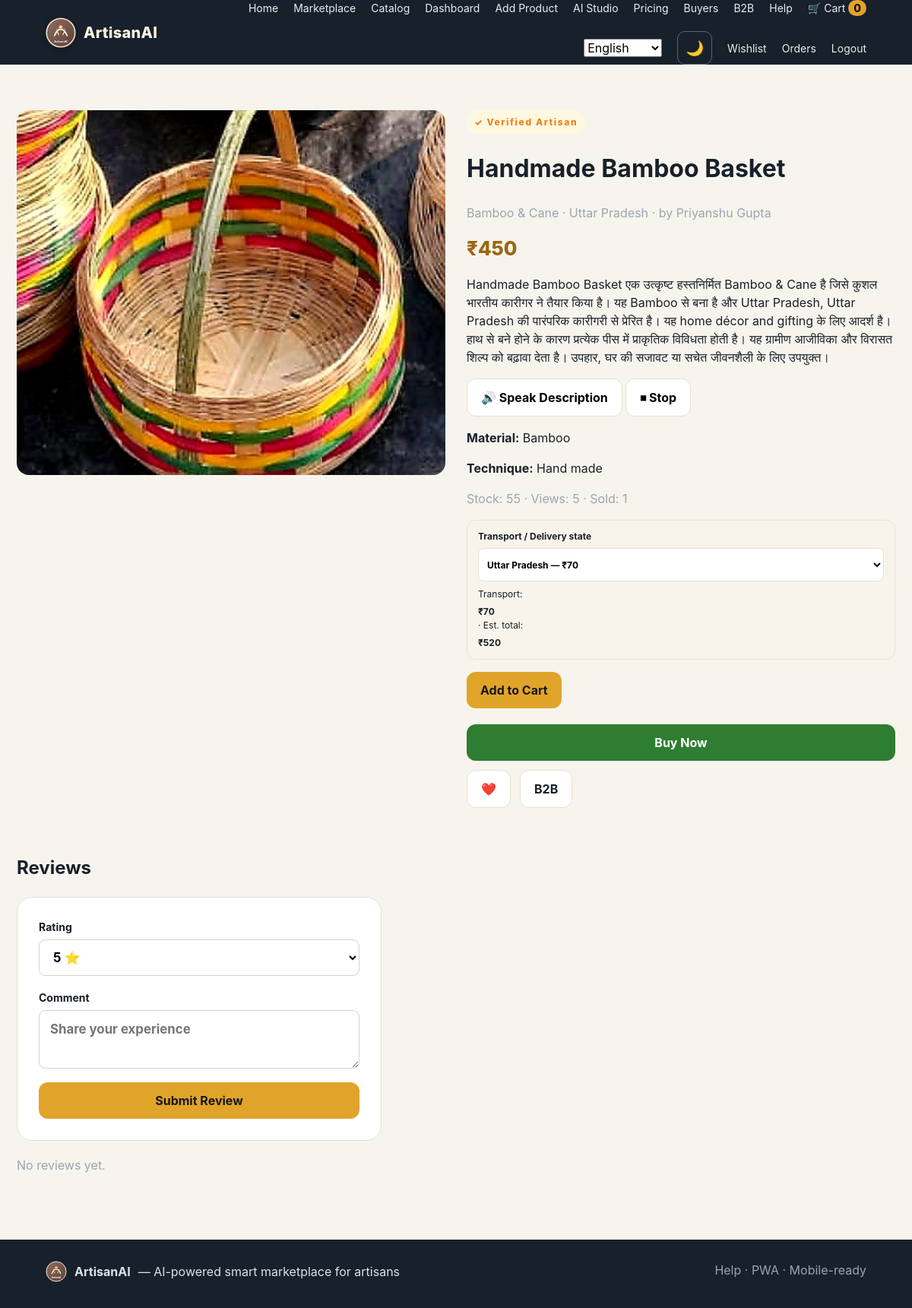
The page /product/1 (signed in) on the database its author committed.
### tables this page shows
CREATE TABLE products (
      id INTEGER PRIMARY KEY AUTOINCREMENT, name TEXT NOT NULL, category TEXT NOT NULL,
      price REAL NOT NULL, description TEXT DEFAULT '', artisan TEXT NOT NULL, state TEXT NOT NULL,
      image TEXT DEFAULT '', material TEXT DEFAULT '', best_use TEXT DEFAULT '', craft_story TEXT DEFAULT '',
      technique TEXT DEFAULT '', origin TEXT DEFAULT '', gi_status TEXT DEFAULT '', odop_status TEXT DEFAULT '',
      verified_artisan INTEGER DEFAULT 0, tags TEXT DEFAULT '', stock INTEGER DEFAULT 1,
      views INTEGER DEFAULT 0, sold INTEGER DEFAULT 0, user_id INTEGER,
      created_at TIMESTAMP DEFAULT CURRENT_TIMESTAMP, FOREIGN KEY(user_id) REFERENCES users(id)
    );

### app.py (the view)
@app.route('/product/<int:pid>')
def product(pid):
    conn = get_db()
    try:
        p = conn.execute('SELECT * FROM products WHERE id=?', (pid,)).fetchone()
        if not p:
            conn.close()
            abort(404)
        try:
            conn.execute('UPDATE products SET views = COALESCE(views,0) + 1 WHERE id=?', (pid,))
            conn.commit()
        except Exception:
            pass
        reviews = []
        try:
            reviews = conn.execute(
                'SELECT r.*, u.name as user_name FROM reviews r LEFT JOIN users u ON r.user_id=u.id WHERE r.product_id=? ORDER BY r.id DESC',
                (pid,)).fetchall()
        except Exception:
            try:
                reviews = conn.execute('SELECT * FROM reviews WHERE product_id=? ORDER BY id DESC', (pid,)).fetchall()
            except Exception:
                reviews = []
        related = []
        try:
            related = conn.execute(
                'SELECT * FROM products WHERE category=? AND id!=? ORDER BY id DESC LIMIT 4',
                (p['category'], pid)).fetchall()
        except Exception:
            related = []
        conn.close()
        try:
            avg, cnt = avg_rating(pid)
        except Exception:
            avg, cnt = 0, 0
        return render_template('product.html', product=p, reviews=reviews, related=related,
                               avg_rating=avg or 0, review_count=cnt or 0)
    except Exception as e:
        try:
            conn.close()
        except Exception:
            pass
        flash('Could not open product: ' + str(e), 'error')
        return redirect(url_for('marketplace'))

### app.py (called while the page is built)
def get_db():
    UPLOAD_DIR.mkdir(parents=True, exist_ok=True)
    DB_PATH.parent.mkdir(parents=True, exist_ok=True)
    conn = sqlite3.connect(DB_PATH)
    conn.row_factory = sqlite3.Row
    conn.execute('PRAGMA foreign_keys = ON')
    return conn

def current_user():
    uid = session.get('user_id')
    if not uid:
        return None
    conn = get_db()
    user = conn.execute('SELECT * FROM users WHERE id=?', (uid,)).fetchone()
    conn.close()
    return user

def cart_count():
    return sum(int(v) for v in session.get('cart', {}).values())

def wishlist_ids():
    user = current_user()
    if not user:
        return set()
    conn = get_db()
    rows = conn.execute('SELECT product_id FROM wishlist WHERE user_id=?', (user['id'],)).fetchall()
    conn.close()
    return {r['product_id'] for r in rows}

def lang_code():
    return session.get('language') or (current_user()['language'] if current_user() else 'en')

def ui(key):
    code = lang_code()
    return UI.get(code, UI['en']).get(key) or UI['en'].get(key) or key

def avg_rating(product_id):
    conn = get_db()
    row = conn.execute('SELECT AVG(rating) as avg, COUNT(*) as cnt FROM reviews WHERE product_id=?', (product_id,)).fetchone()
    conn.close()
    return (round(row['avg'] or 0, 1), row['cnt'] or 0)

@app.context_processor
def globals_for_templates():
    return {
        'user': current_user(), 'cart_count': cart_count(), 'states': INDIAN_STATES,
        'transport_rates': STATE_TRANSPORT, 'languages': LANGUAGES, 'ui': ui,
        'categories': CATEGORIES, 'debug_mode': app.config['DEBUG'],
        'wishlist_ids': wishlist_ids(), 'now': datetime.now()
    }

### templates/product.html (shortened to what this page needs)
{% extends 'base.html' %}
{% block content %}
<div class="product-detail" style="display:grid;grid-template-columns:1fr 1fr;gap:28px;align-items:start">
  <div>
    {% if product.image %}
      <img src="{{ url_for('uploaded_file', filename=product.image) }}" alt="{{ product.name }}" style="width:100%;border-radius:16px;max-height:480px;object-fit:cover">
    {% else %}
      <div class="no-img" style="height:320px;border-radius:16px;background:#f0ebe3;display:flex;align-items:center;justify-content:center;font-size:64px">🎨</div>
    {% endif %}
  </div>
  <div>
    <div class="card-badges" style="margin-bottom:8px">
      {% if product.verified_artisan %}<span class="badge verified">✓ Verified Artisan</span>{% endif %}
    </div>
    <h1>{{ product.name }}</h1>
    <p class="muted">{{ product.category }} · {{ product.origin or product.state }} · by {{ product.artisan }}</p>
    <p class="price" style="font-size:1.6rem">₹{{ '%.0f'|format(product.price or 0) }}</p>
    <p id="productDesc">{{ product.description or '' }}</p>
    {% if product.description %}
    <div style="margin:8px 0">
      <button type="button" class="btn secondary" onclick="speakText(document.getElementById('productDesc').innerText)">🔊 Speak Description</button>
      <button type="button" class="btn secondary" onclick="stopSpeaking()">⏹ Stop</button>
    </div>
    {% endif %}
    {% if product.material %}<p><strong>Material:</strong> {{ product.material }}</p>{% endif %}
    {% if product.technique %}<p><strong>Technique:</strong> {{ product.technique }}</p>{% endif %}
    <p class="muted">Stock: {{ product.stock or 0 }} · Views: {{ product.views or 0 }} · Sold: {{ product.sold or 0 }}</p>
    <div class="transport-box" style="margin:14px 0;padding:12px 14px;background:#f8f4eb;border-radius:12px;border:1px solid #e7e1d5">
      <label style="font-weight:700">{{ ui('transport') }} / Delivery state
        <select id="productStateTransport" style="display:block;width:100%;margin-top:6px;min-height:44px">
          {% for s in states %}
            <option value="{{ s }}" {% if s == product.state %}selected{% endif %}>{{ s }} — ₹{{ transport_rates.get(s, 100) }}</option>
          {% endfor %}
        </select>
      </label>
      <p style="margin:8px 0 0">
        {{ ui('transport') }}: <b id="productTransport">₹{{ transport_rates.get(product.state, 100) }}</b>
        · Est. total: <b id="productEstTotal">₹{{ '%.0f'|format((product.price or 0) + transport_rates.get(product.state, 100)) }}</b>
      </p>
    </div>
    <div class="hero-actions" style="margin-top:16px">
      <a class="btn primary" href="{{ url_for('cart_add', pid=product.id) }}">Add to Cart</a>
      <a class="btn buy-now" href="{{ url_for('buy_now', pid=product.id) }}">{{ ui('buy_now') }}</a>
      {% if user %}
        <a class="btn secondary" href="{{ url_for('wishlist_toggle', pid=product.id) }}">
          {% if product.id in wishlist_ids %}❤️{% else %}🤍{% endif %}
        </a>
      {% endif %}
      <a class="btn secondary" href="{{ url_for('b2b') }}">{{ ui('b2b') }}</a>
    </div>
  </div>
</div>
<section style="margin-top:36px">
  <h2>{{ ui('reviews') }}</h2>
  {% if user %}
  <form method="post" action="{{ url_for('add_review', pid=product.id) }}" class="product-form" style="max-width:480px;margin-bottom:20px">
    <label>Rating
      <select name="rating" required>
        <option value="5">5 ⭐</option><option value="4">4 ⭐</option><option value="3">3 ⭐</option>
      </select>
    </label>
    <label>Comment<textarea name="comment" rows="2" placeholder="Share your experience"></textarea></label>
    <button class="btn primary" type="submit">Submit Review</button>
  </form>
  {% endif %}
  {% for r in reviews %}
  <div style="background:#fff;border:1px solid var(--line);border-radius:12px;padding:12px 16px;margin-bottom:8px">
    <strong>{{ r.user_name or 'Buyer' }}</strong> · {{ '⭐' * r.rating }}
    <p>{{ r.comment }}</p>
  </div>
  {% else %}
  <p class="muted">No reviews yet.</p>
  {% endfor %}
</section>
{% endblock %}

### static/css/style.css (style rules this page uses)
:root { --ink:#18202a; --muted:#667085; --paper:#f7f4ed; --card:#fff; --accent:#e1a42b; --accent-dark:#9b6710; --line:#e7e1d5; --success:#247a4d; --danger:#b33a3a; --shadow:0 16px 45px rgba(25,28,32,.08); }
* { box-sizing:border-box }
body { margin:0;font-family:Inter,Segoe UI,Arial,sans-serif;color:var(--ink);background:var(--paper);line-height:1.5 }
a { color:inherit;text-decoration:none }
button,input,select,textarea { font:inherit }
.badge { display:inline-block;font-size:12px;letter-spacing:1.6px;font-weight:800;color:var(--accent-dark);background:#f8e8bd;padding:7px 10px;border-radius:999px }
.hero-actions,.detail-actions { display:flex;gap:12px;flex-wrap:wrap;margin-top:25px }
.btn { display:inline-flex;align-items:center;justify-content:center;border:0;border-radius:10px;padding:11px 16px;cursor:pointer;font-weight:750;transition:.15s }
.primary { background:var(--accent);color:#171717 }
.secondary { background:#fff;border:1px solid var(--line) }
.buy-now { background:#17202b;color:#fff;width:100%;margin-top:9px }
.transport-box { background:#faf7ef;border:1px solid var(--line);padding:10px;border-radius:11px;font-size:12px }
.transport-box select { width:100%;padding:7px;border:1px solid var(--line);border-radius:7px;background:#fff }
.transport-box b { display:block;margin-top:5px }
.filter-bar input,.filter-bar select,.product-form input,.product-form select,.product-form textarea,.auth-card input,.auth-card select,.checkout-card select,.checkout-card input,.summary select { width:100%;padding:12px;border:1px solid #d9d2c6;border-radius:9px;background:#fff;outline:none }
.product-detail { display:grid;grid-template-columns:1.1fr 1fr;gap:45px;align-items:start;padding:25px 0 }
.auth-card label,.product-form label,.checkout-card label,.summary label { display:grid;gap:6px;font-weight:700;font-size:14px }
.product-form { background:#fff;border:1px solid var(--line);border-radius:20px;padding:28px;display:grid;gap:18px }
.product-form textarea { resize:vertical }
.muted { color:#9aa5b1 }
.price { font-weight: 800; font-size: 1.15rem; color: var(--accent-dark); margin: 6px 0; }
.card-badges { display: flex; gap: 6px; flex-wrap: wrap; }
.badge.verified { background: #fff8e1; color: #f57f17; }
.btn, button, .nav-btn { min-height: 48px; padding: 12px 18px; font-size: 1rem; font-weight: 700; border-radius: 12px; }
.product-form input, .product-form select, .product-form textarea, .auth-card input, .auth-card select, .auth-card textarea { min-height: 48px; font-size: 1.05rem; padding: 12px 14px; }
.btn.buy-now { background: #2e7d32; color: #fff; border: none; font-weight: 700; }

### rows shown on the page
products: image (picture), name "Handmade Bamboo Basket", category "Bamboo & Cane", origin+state "Uttar Pradesh", artisan "Priyanshu Gupta", price "450", description "Handmade Bamboo Basket एक उत्कृष्ट हस्तनिर्मित Bamboo & Cane है जिसे कुशल भारतीय कारीगर ने तैयार किया है। यह Bamboo से बना है और Uttar Pradesh, Uttar Pradesh की पारंपरिक कारीगरी से प्रेरित है। यह home décor and gifting के लिए आदर्श है। हाथ से बने होने के कारण प्रत्येक पीस में प्राकृतिक विविधता होती है। यह ग्रामीण आजीविका और विरासत शिल्प को बढ़ावा देता है। उपहार, घर की सजावट या सचेत जीवनशैली के लिए उपयुक्त।", material "Bamboo", technique "Hand made", stock "55", views "5", sold "1", state "Uttar Pradesh — ₹70", price+state "520"

### other values the page prints
{{ ui('home') }} "Home"
{{ ui('marketplace') }} "Marketplace"
{{ ui('catalog') }} "Catalog"
{{ ui('dashboard') }} "Dashboard"
{{ ui('add') }} "Add Product"
{{ ui('studio') }} "AI Studio"
{{ ui('pricing') }} "Pricing"
{{ ui('buyers') }} "Buyers"
{{ ui('b2b') }} "B2B"
{{ ui('help') }} "Help"
{{ ui('cart') }} "Cart"
{{ cart_count }} "0"
{{ ui('wishlist') }} "Wishlist"
{{ ui('orders') }} "Orders"
{{ ui('logout') }} "Logout"
